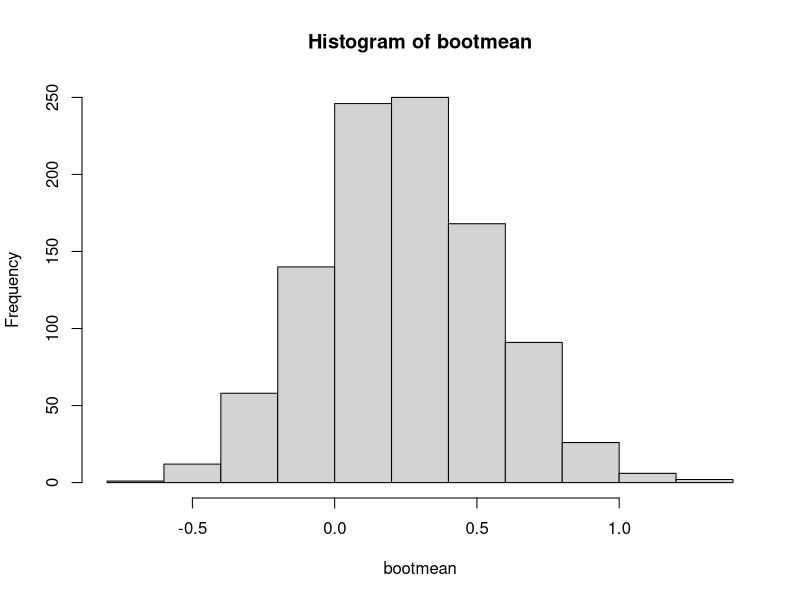
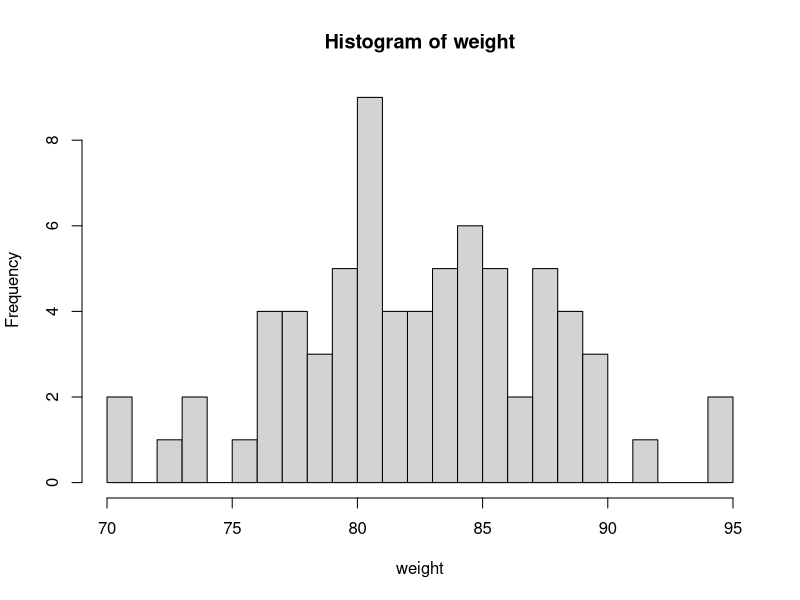

Write R code to recreate these figures, in order.
## ---- chunk 1
replicate(10, sample(3))
replicate(10, sample(3, replace = TRUE))
## ---- chunk 2
n <- 25
delta <- 0.5
delta.sd <- 2
x <- rnorm(n, delta, delta.sd)
t.test(x, alternative='two.sided', mu=0)$p.value
## ---- chunk 3
mean(replicate(1e3, {
    x <- rnorm(n, delta, delta.sd)
    t.test(x, alternative='two.sided', mu=0)$p.value
}) < 0.05)
## ---- chunk 4

## ---- chunk 5
power.t.test(n, delta, delta.sd, 0.05, type='one.sample')$power
power.t.test(delta=delta, sd=delta.sd, sig.level=0.05, type='one.sample', power=0.9)$n
## ---- chunk 6
(x <- rnorm(10))
sample(x, 10, replace=TRUE)
## ---- chunk 7
x <- rnorm(10)
bootmean <- numeric(1000)
for(i in seq_along(bootmean)) {
    bootmean[i] <- mean(sample(x, 10, replace=TRUE))
}
hist(bootmean)
# our bootstrap estimate
mean(bootmean)
## ---- chunk 8
data(anorexia, package='MASS')
weight <- anorexia[,'Prewt']
# assume normal distribution?
hist(weight, breaks=20)
## ---- chunk 9
conf.int <- matrix(nrow=999, ncol=2)
bmeans <- numeric(999)
for(i in seq(nrow(conf.int))) {
  r <- sample(weight, replace=TRUE)
  conf.int[i,1] <- mean(r) + qnorm(0.025) * sd(r) / sqrt(length(r))
  conf.int[i,2] <- mean(r) + qnorm(0.975) * sd(r) / sqrt(length(r))
  bmeans[i] <- mean(r)
}
## ---- chunk 10
# classical approach
mean(weight) + qnorm(c(0.025, 0.975)) * sd(weight) / sqrt(length(weight))
# obtained through simulation
mean(weight) + qnorm(c(0.025, 0.975)) * sd(bmeans)
## ---- chunk 11
unname(2 * mean(weight) - quantile(bmeans, c(0.975, 0.025)))
## ---- chunk 12
quantile(bmeans, c(0.025, 0.975))
## ---- chunk 13
library(boot)
weight_boot <- boot(weight, function(x,i) mean(x[i]), R=999)
# adds BCa, adjusted bootstrap percentile
boot.ci(weight_boot)
## ---- chunk 14
true_mu <- 0
x <- rnorm(100, true_mu)
R <- 999
lower <- numeric(R)
upper <- numeric(R)
for(i in seq(R)) {
    s <- sample(x, replace=TRUE)
    xbar <- mean(s)
    s <- sd(s)
    lower[i] <- xbar + qnorm(0.025) * s / sqrt(length(x))
    upper[i] <- xbar + qnorm(0.975) * s / sqrt(length(x))
}
mean(lower < true_mu & upper > true_mu)
## ---- chunk 15
true_mu <- 0
x <- rnorm(100, true_mu)
true_mu <- mean(x)
R <- 999
samples <- matrix(nrow=R, ncol=100)
res <- matrix(nrow=R, ncol=7)
res[,1] <- true_mu
for(i in seq(R)) {
  samples[i,] <- r <- sample(x, replace=TRUE)
  res[i,2] <- mu <- mean(r)
  res[i,3] <- se <- sd(r) / sqrt(length(r))
  res[i,4] <- mu + qnorm(0.025) * se
  res[i,5] <- mu + qnorm(0.975) * se
}
# coverage
res[,6] <- res[,4] < true_mu & res[,5] > true_mu
# bias
res[,7] <- res[,2] - res[,1]
## ---- chunk 16
# empirical SE of Xbar
(emp.se <- sd(res[,2]))
# mean SE, mean sample standard error of Xbar
(mean.se <- mean(res[,3]))
(bias.se <- mean.se - emp.se)
# coverage probability
mean(res[,6])
## ---- chunk 17
coverage <- numeric(1000)
true.mu <- 35
for(ix in seq_along(coverage)) {
  x <- rgamma(20, shape = 7, scale = 5)
  res <- replicate(999, mean(sample(x, replace=TRUE)))
  z <- qnorm(sum(res < mean(x)) / 1000)
  jkmean <- numeric(length(x))
  for(i in seq_along(x)) {
    jkmean[i] <- mean(x[-i])
  }
  num <- sum((jkmean - mean(jkmean))^3)
  den <- 6 * sum((jkmean - mean(jkmean))^2)^(3/2)
  a <- num / den
  ps <- pnorm(z + (z + qnorm(c(0.025, 0.975))) / (1 - a * (z + qnorm(c(0.025, 0.975)))))
  qs <- quantile(res, ps)
  coverage[ix] <- qs[1] < true.mu & qs[2] > true.mu
}
mean(coverage)
## ---- chunk 18

## ---- chunk 19
(truth <- quantile(rgamma(1e6, 2, 1), 0.75))
